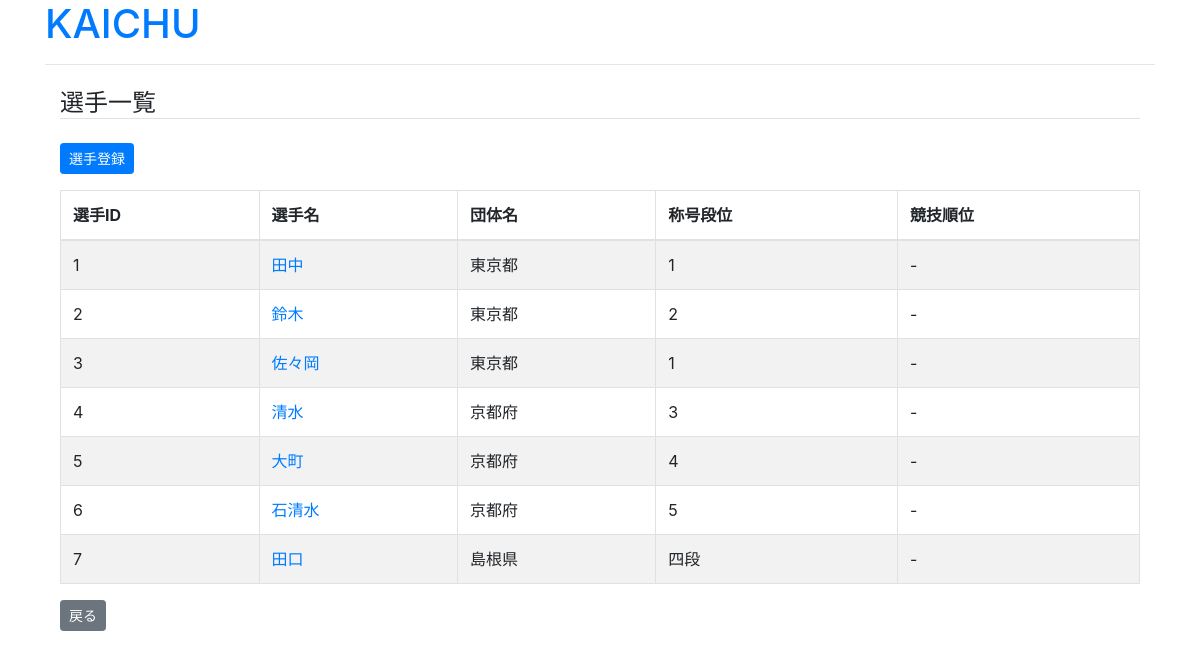
/cms/player_list/2, run on an earlier commit of the app's database.
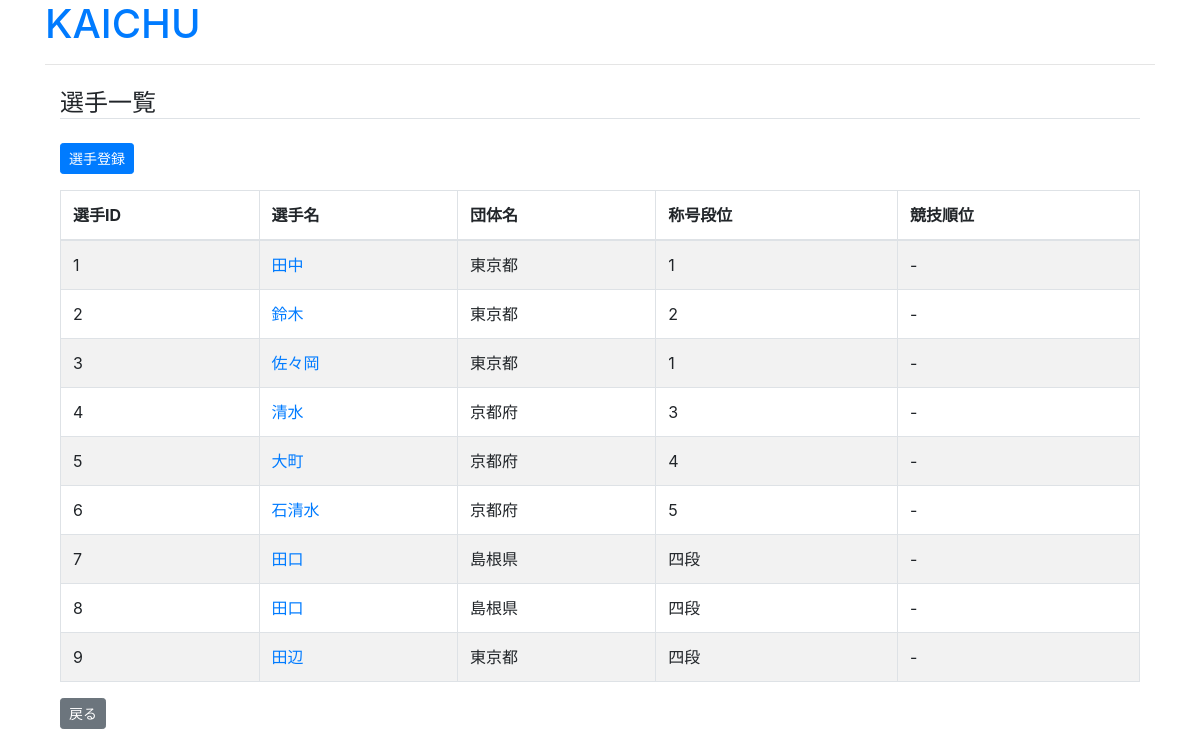
And on a later commit of the database.
### cms/models.py (models this page shows, shortened)
class Player(models.Model):
    competition = models.ForeignKey(
        Competition, verbose_name='大会', related_name='players', on_delete=models.CASCADE)
    name = models.CharField('選手名', max_length=255)
    team_name = models.CharField('団体名', max_length=255)
    dan = models.CharField('称号段位', max_length=255)
    rank = models.CharField('順位', max_length=255)

### cms/views.py (the view)
# urls.py: path('player_list/<int:competition_id>',
def player_list(request, competition_id):
    players = Player.objects.filter(
        competition_id=competition_id).values()
    return render(request, 'cms/player_list.html', {'players': players, 'competition_id': competition_id})

### cms/templates/cms/player_list.html
{% extends "cms/base.html" %}
{% block content %}
<h4 class="mt-4 border-bottom">選手一覧</h4>
<a href="{% url 'cms:add_player' competition_id=competition_id %}" class="btn btn-primary btn-sm my-3">選手登録</a>
<table class="table table-striped table-bordered">
  <thead>
    <tr>
      <th scope="col">選手ID</th>
      <th scope="col">選手名</th>
      <th scope="col">団体名</th>
      <th scope="col">称号段位</th>
      <th scope="col">競技順位</th>
    </tr>
  </thead>
  <tbody>
    {% for player in players %}
    <tr>
      <td>{{ player.id }}</td>
      <td>
        <a href="{% url 'cms:edit_player' competition_id=competition_id player_id=player.id %}">
          {{ player.name }}
        </a>
      </td>
      <td>{{ player.team_name }}</td>
      <td>{{ player.dan }}</td>
      <td>{{ player.rank }}</td>
    </tr>
    {% endfor %}
  </tbody>
</table>
<a href="{% url 'cms:match_list' competition_id=competition_id %}" class="btn btn-secondary btn-sm">戻る</a>
{% endblock content %}

### cms/templates/cms/base.html (shortened to what this page needs)
{% load i18n static %}
<!DOCTYPE html>{% get_current_language as LANGUAGE_CODE %}
<html lang="{{ LANGUAGE_CODE|default:"en-us" }}">
<head>
  <link rel="stylesheet" href="{% static 'cms/css/bootstrap.min.css' %}">
</head>
<body>
  <div class="container">
    <h1>
      <a href="{% url 'cms:home' %}">
        KAICHU
      </a>
    </h1>
    <div>
      <blockquote>
        <hr size="1">
      </blockquote>
    </div>
    <div class="container">
      {% block content %}{% endblock %}
    </div>
</body>
</html>

What changed in the data, as far as the page shows it:
added Player: id "8", name "田口", team_name "島根県", dan "四段", rank "-"
added Player: id "9", name "田辺", team_name "東京都", dan "四段", rank "-"
